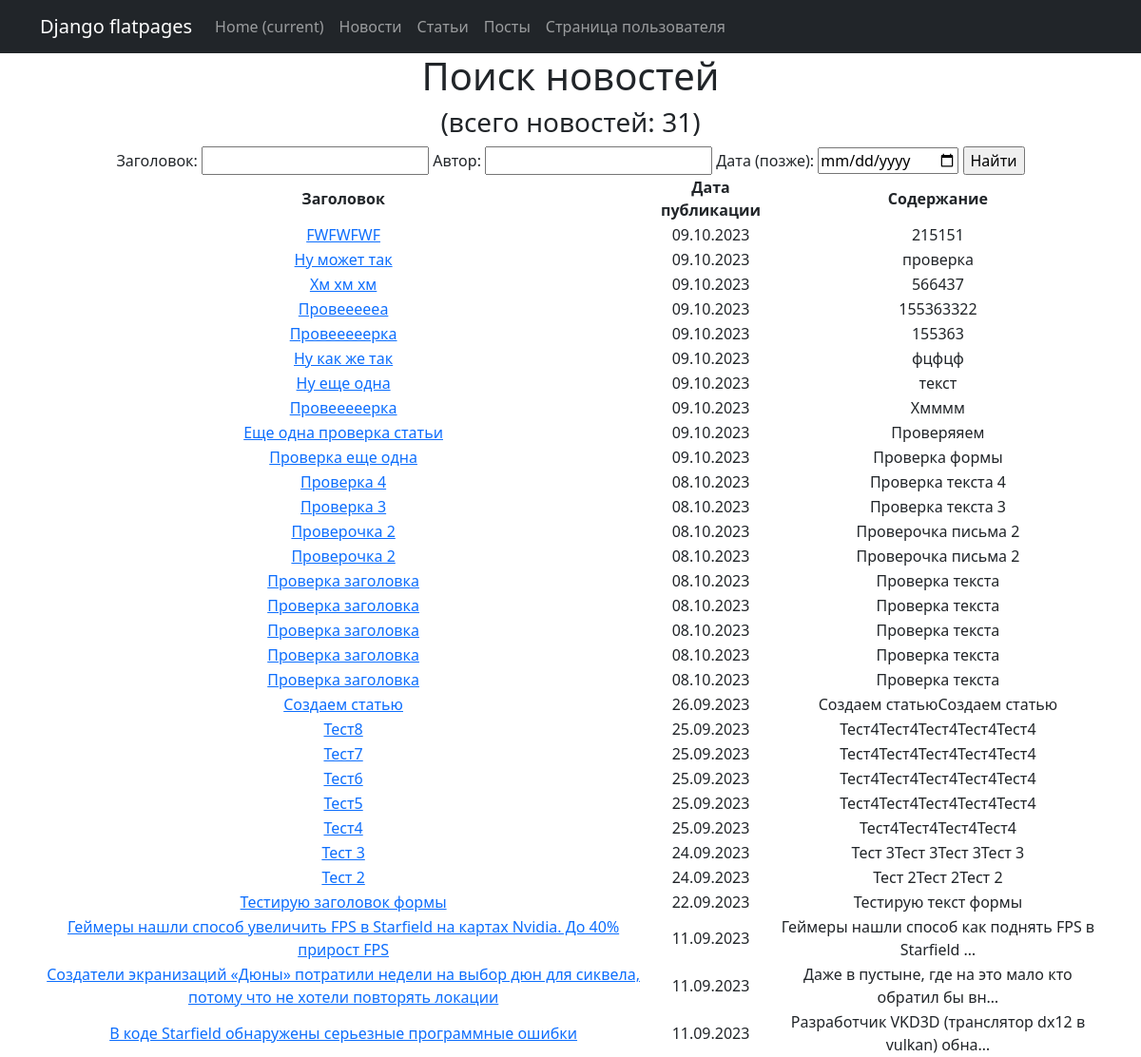
The page /news/search/ on the database as committed earlier.
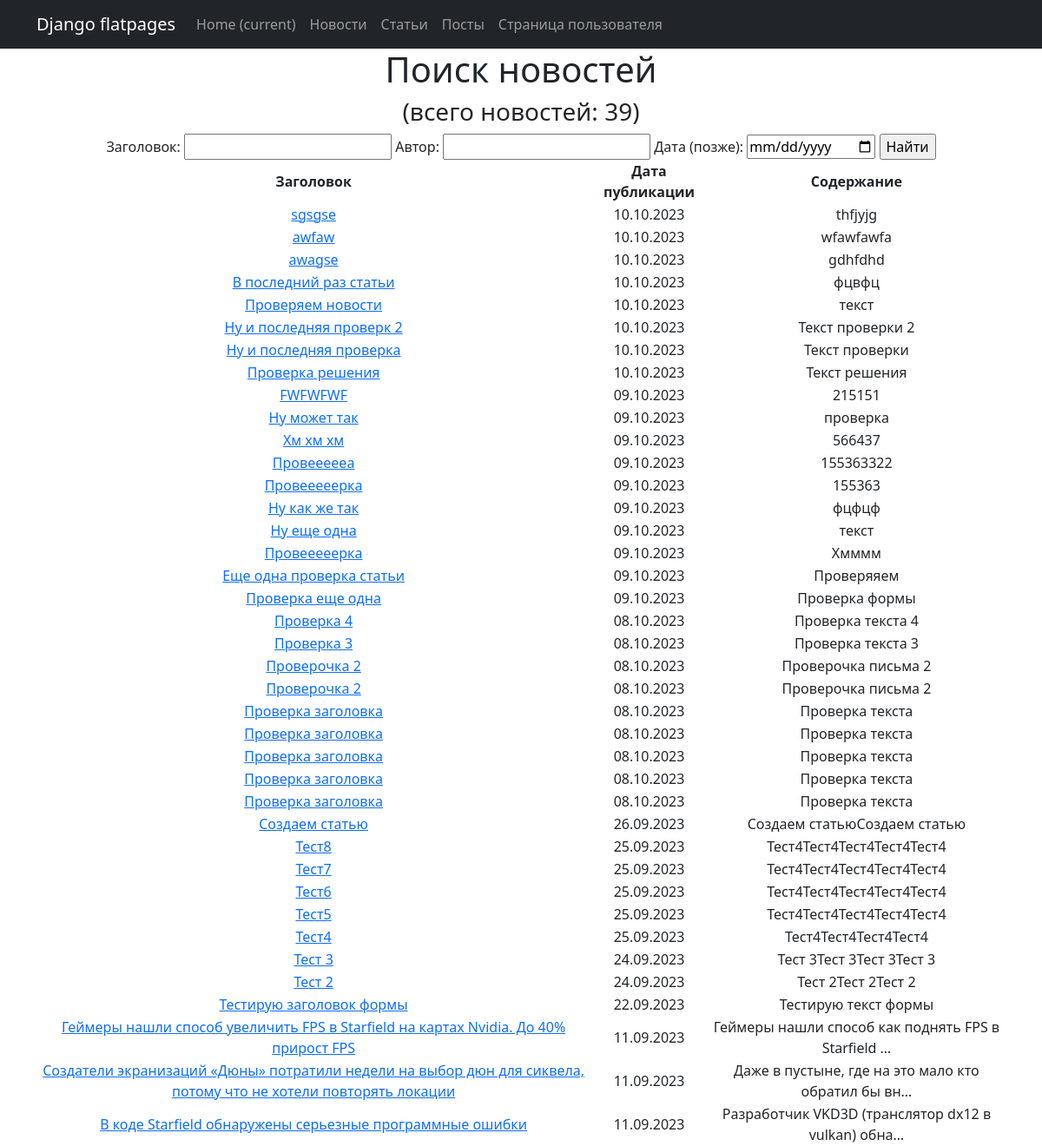
The same page on the database as committed later.
### News/models.py (models this page shows, shortened)
class Post(models.Model):
    author = models.ForeignKey(Author, on_delete=models.CASCADE)
    type = models.BooleanField()
    time_create = models.DateTimeField(auto_now_add=True)
    category = models.ManyToManyField(Category, through='PostCategory')
    title = models.CharField(max_length=100)
    text = models.TextField()
    mat_rating = models.IntegerField(default=0)
    def get_absolute_url(self):
        return reverse('post_detail', args=[str(self.id)])

### News/views.py (the view)
# urls.py: path('news/search/', NewsSearch.as_view(), name='news_search'),
class NewsSearch(ListView):
    model = Post
    template_name = 'news_search.html'
    context_object_name = 'news_search'
    ordering = ['-time_create']
    def get_context_data(self, **kwargs):
        context = super().get_context_data(**kwargs)
        context['filter'] = NewsFilter(self.request.GET, queryset=self.get_queryset())
        return context

### News/templatetags/custom_filters.py (called while the page is built)
@register.filter()
def censor(text: str):
    censor_list = [
        'убить',
        'уничтожить',
        'ненавижу',
    ]
    words_list = text.split(' ')
    for i, word in enumerate(words_list):
        if word in censor_list:
            words_list[i] = ''.join([word[0], '*' * (len(word) - 1)])
    words_list = ' '.join(words_list)
    return words_list

### templates/news_search.html (shortened to what this page needs)
{% extends 'flatpages/default.html' %}
{% load custom_filters %}
{% block content %}
<h1>Поиск новостей</h1>
<h3>(всего новостей: {{ news_search|length }})</h3>
<form method='GET'>
    {{ filter.form }}
    <input type='submit' value='Найти'>
</form>
<table>
    <thead>
        <th>
            Заголовок
        </th>
        <th>
            Дата публикации
        </th>
        <th>
            Содержание
        </th>
    </thead>
    {% for post in filter.qs %}
        <tr>
            <td>
                <a href="{{ post.get_absolute_url }}">{{ post.title|censor }}</a>
            </td>
            <td>
                {{ post.time_create|date:'d.m.Y' }}
            </td>
            <td>
                {{ post.text|truncatechars:50|censor }}
            </td>
        </tr>
    {% endfor %}
{% endblock content %}

Rows that differ between the two databases and show on the page:
added Post: title|censor "sgsgse", time_create "10.10.2023", text|censor "thfjyjg"
added Post: title|censor "awfaw", time_create "10.10.2023", text|censor "wfawfawfa"
added Post: title|censor "awagse", time_create "10.10.2023", text|censor "gdhfdhd"
added Post: title|censor "В последний раз статьи", time_create "10.10.2023", text|censor "фцвфц"
added Post: title|censor "Проверяем новости", time_create "10.10.2023", text|censor "текст"
added Post: title|censor "Ну и последняя проверк 2", time_create "10.10.2023", text|censor "Текст проверки 2"
added Post: title|censor "Ну и последняя проверка", time_create "10.10.2023", text|censor "Текст проверки"
added Post: title|censor "Проверка решения", time_create "10.10.2023", text|censor "Текст решения"
Other text that changed with them:
{{ news_search|length }}: "31" → "39"
